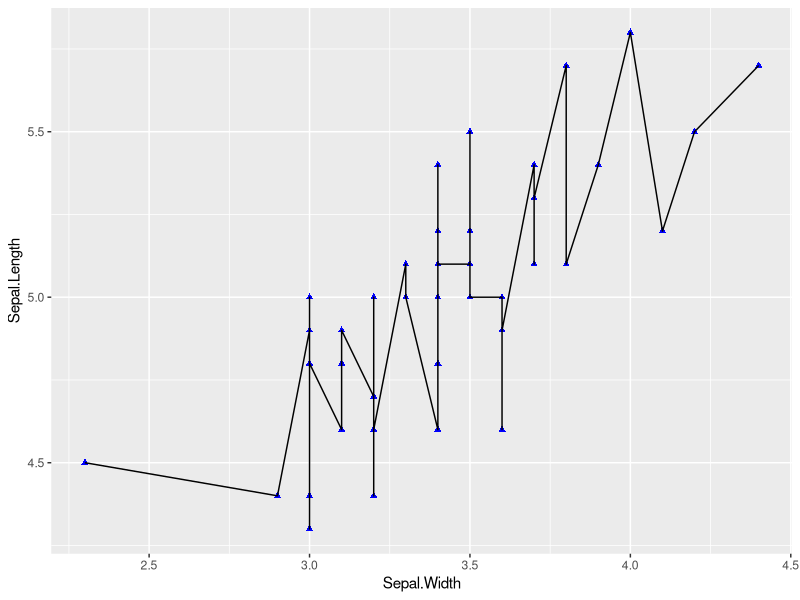
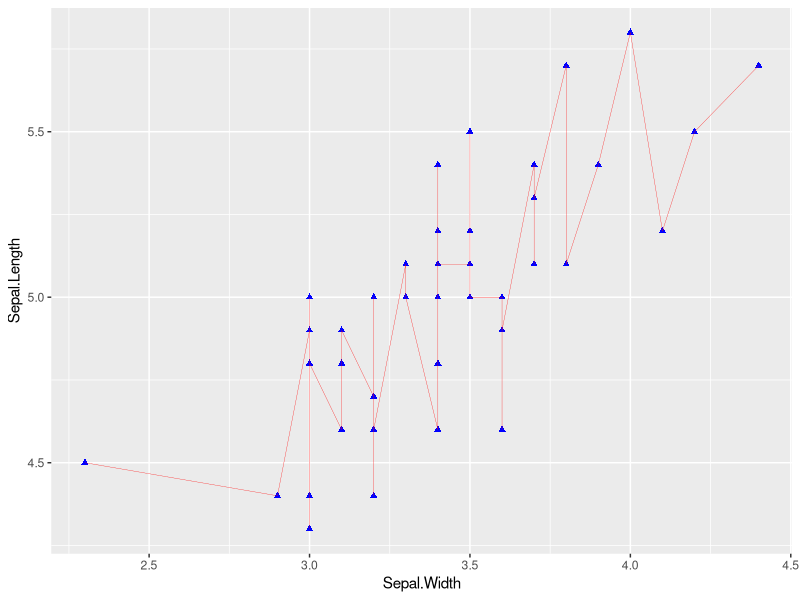
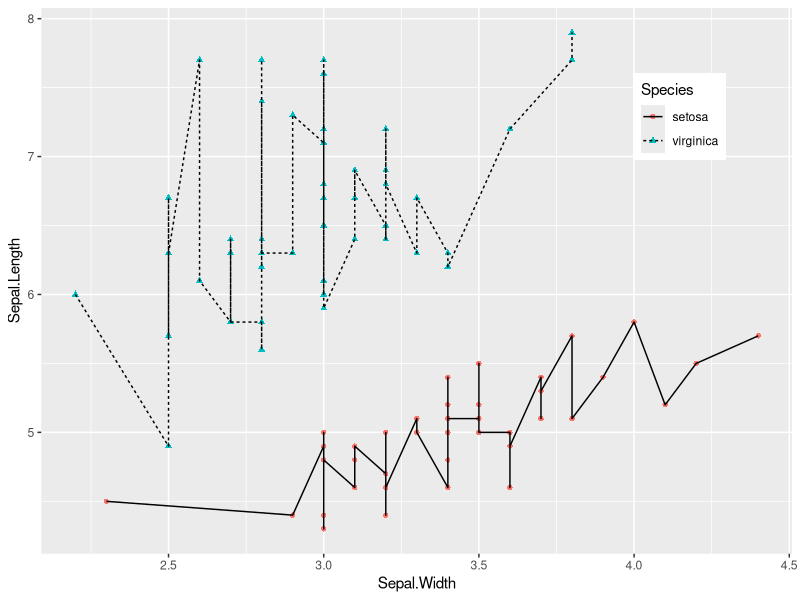
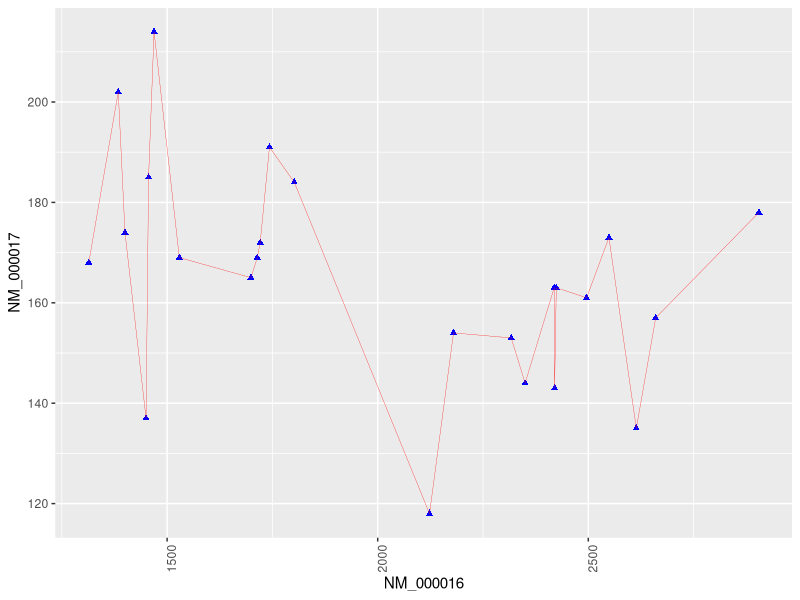
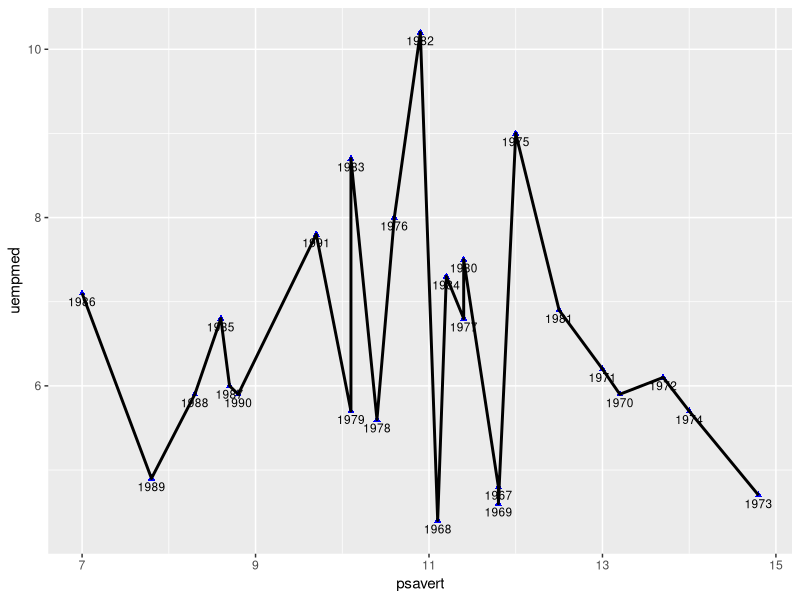
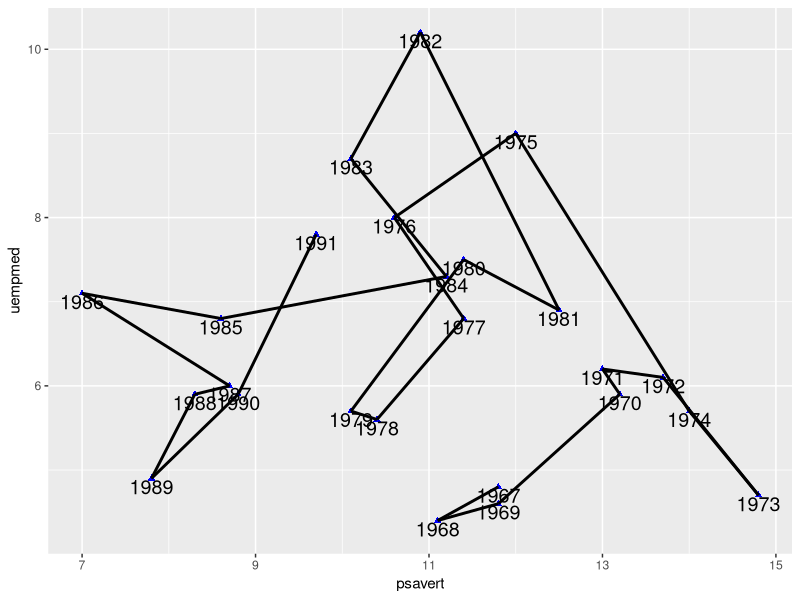
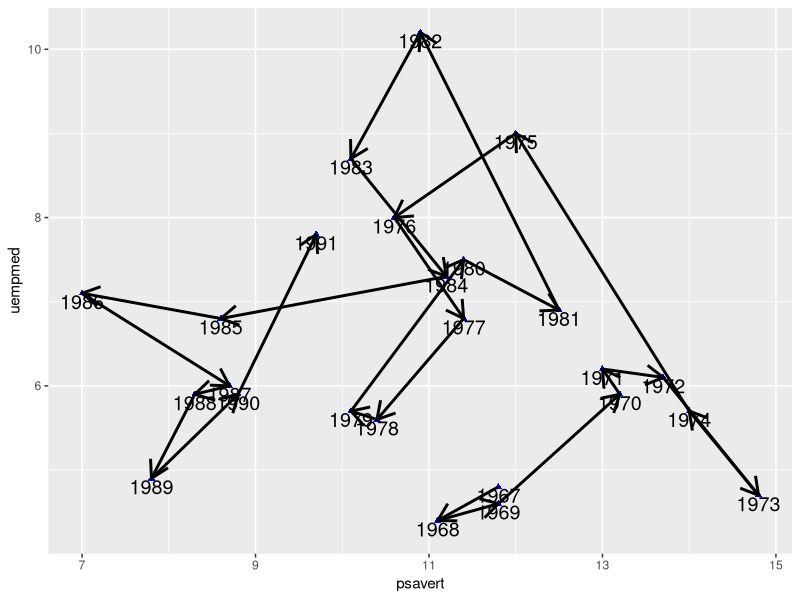

R code for these plots, in order:
## ---- chunk 1
# Install packages
if (!requireNamespace("ggplot2", quietly = TRUE)) {
  install.packages("ggplot2")
}
if (!requireNamespace("dplyr", quietly = TRUE)) {
  install.packages("dplyr")
}

# Load packages
library(ggplot2)
library(dplyr)
library(stringr)
## ---- chunk 2
# 1.Load iris data
data("iris", package = "datasets")
data <- iris

# 2. Load and filter time series data
# To simplify the plotting process, only the data from December is selected to represent the entire year
data_economics <- economics %>%
  select(date, psavert, uempmed) %>%
  filter(str_detect(date, "-12-01")) %>%
  slice_head(n = 25) %>%
  mutate(date = str_extract(date, "^\\d{4}")) %>% #extracts the 4-digit year from the beginning of each date string.
  select(date, psavert, uempmed)

# 3.Load gene expression data (first two rows)
data_counts <- read.csv("files/GSE243555_all_genes_with_counts.txt", sep = "\t", header = TRUE, nrows = 10)

axis_names <- data_counts[c(1, 2), 1]        # Save names

data_counts <- data_counts %>%      
  select(-1) %>%               # Remove first column
  slice(1:2) %>%               # remain the first two rows
  t()  %>%                     # Transpose
  as.data.frame() %>%
  setNames(c("V1", "V2"))      # Set column names

head(data_counts)
## ---- chunk 3
#| label: fig-BasicHist
#| fig-cap: "Basic Plotting"
#| out.width: "95%"
#| warning: false

# Basic plotting, only adding `geom_line`
p <- ggplot(data[data$Species == "setosa", ], aes(x = Sepal.Width, y = Sepal.Length)) +
  geom_point(shape = 17, size = 1.5, color = "blue") +
  geom_line()

p
## ---- chunk 4
#| label: fig-LineStyle
#| fig-cap: "Set Line Styles"
#| out.width: "95%"
#| warning: false

## Set line styles
p <- ggplot(data[data$Species == "setosa", ], aes(x = Sepal.Width, y = Sepal.Length)) +
  geom_point(shape = 17, size = 1.5, color = "blue") +
  geom_line(orientation = "x", linetype = 1, color = "red", linewidth = 0.1)

p
## ---- chunk 5
#| label: fig-Multi-classData_plot
#| fig-cap: "Multiclass Data Plotting"
#| out.width: "95%"
#| warning: false

## Multiclass Data Plotting
## Use `color=Species`,`shape=Species`,`linetype=Species` to map categorical variables to multiple features
p <- ggplot(
  data[data$Species == "setosa" | data$Species == "virginica", ],
  aes(x = Sepal.Width, y = Sepal.Length)
) +
  geom_point(aes(color = Species, shape = Species), size = 1.5) +
  geom_line(aes(linetype = Species)) +
  # Change the position of the legend
  theme(legend.position = "inside", legend.position.inside = c(0.85, 0.8))

p
## ---- chunk 6
#| label: fig-GeneticData_plot
#| fig-cap: "Plotting with Genetic Data"
#| out.width: "95%"
#| warning: false

# Plotting with genetic data
p <- ggplot(data_counts, aes(x = V1, y = V2)) +
  geom_point(shape = 17, size = 1.5, color = "blue") +
  geom_line(orientation = "x", linetype = 1, color = "red", linewidth = 0.1) +
  theme(axis.text.x = element_text(angle = 90)) + # Avoid text overlap
  labs(x = axis_names[1], y = axis_names[2]) # Add x-axis and y-axis labels

p
## ---- chunk 7
#| label: fig-ComparisonDiagram
#| fig-cap: "Comparison Diagram"
#| out.width: "95%"
#| warning: false

p <- ggplot(data_economics, aes(x = psavert, y = uempmed)) +
  geom_point(shape = 17, size = 1.5, color = "blue") +
  geom_text(
    label = data_economics$date, nudge_x = 0,
    nudge_y = -0.1, size = 3
  ) +
  geom_line(linewidth = 1)

p
## ---- chunk 8
#| label: fig-ChronologicalOrder_plot
#| fig-cap: "Connect Points in Chronological Order"
#| out.width: "95%"
#| warning: false

# Sort by date
data_economics <- data_economics[order(data_economics$date), ]

# Use `geom_segment()` to draw line segments
p <- ggplot(data_economics, aes(x = psavert, y = uempmed)) +
  geom_point(shape = 17, size = 1.5, color = "blue") +
  geom_text(
    label = data_economics$date, nudge_x = 0,
    nudge_y = -0.1, size = 5
  ) +
  geom_segment(
    aes(
      xend = c(tail(psavert, n = 24), NA),
      yend = c(tail(uempmed, n = 24), NA)
    ),
    linewidth = 1
  )

p
## ---- chunk 9
#| label: fig-DrawArrows
#| fig-cap: "Draw Arrows"
#| out.width: "95%"
#| warning: false

# Sort by date
data_economics <- data_economics[order(data_economics$date), ]

# Use `geom_segment()` to draw line segments
p <- ggplot(data_economics, aes(x = psavert, y = uempmed)) +
  geom_point(shape = 17, size = 1.5, color = "blue") +
  geom_text(
    label = data_economics$date, nudge_x = 0,
    nudge_y = -0.1, size = 5
  ) +
  geom_segment(
    aes(
      xend = c(tail(psavert, n = 24), NA),
      yend = c(tail(uempmed, n = 24), NA)
    ),
    linewidth = 1, arrow = arrow(length = unit(0.5, "cm"))
  )

p
